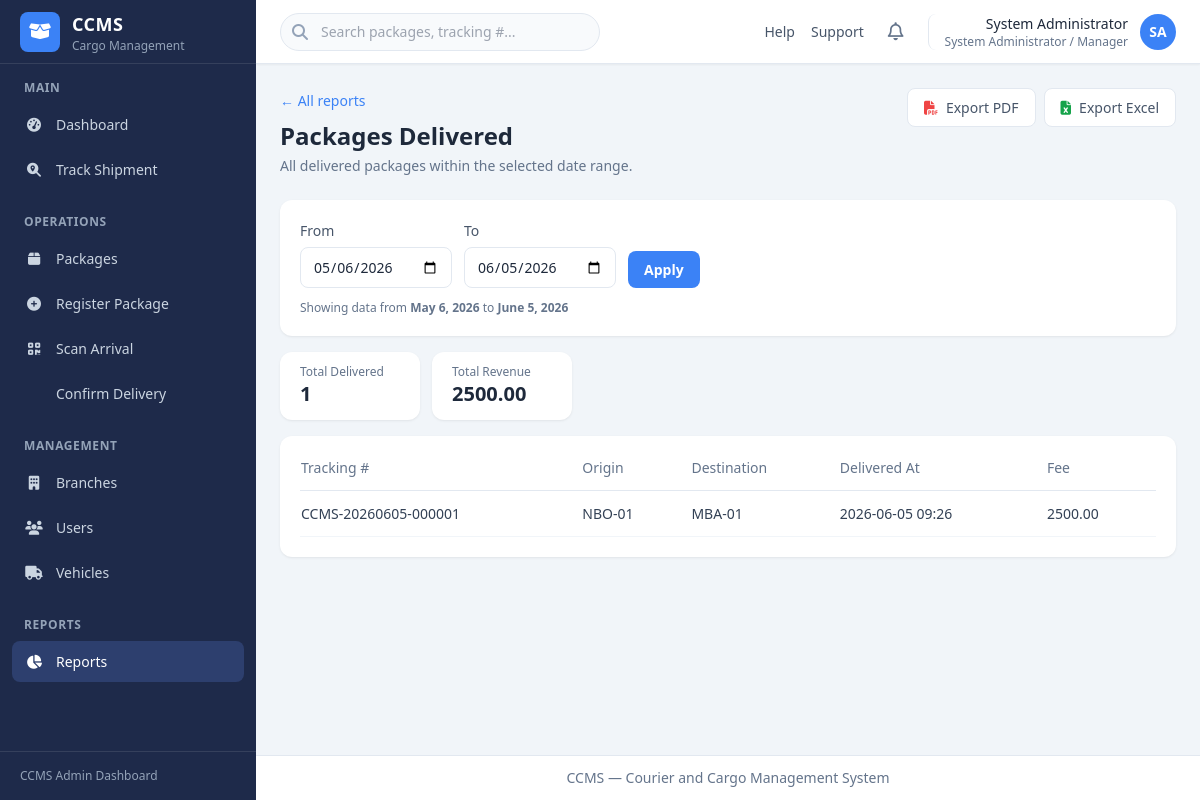
/reports/packages_delivered/ (signed in), run on the app's committed database.
### account/models.py (models this page shows, shortened)
class User(AbstractUser):
    full_name = models.CharField(max_length=255)
    phone_number = models.CharField(max_length=20, blank=True)
    role = models.CharField(
        max_length=20,
        choices=UserRole.choices,
        default=UserRole.BRANCH_OFFICER,
    )
    status = models.CharField(
        max_length=20,
        choices=UserStatus.choices,
        default=UserStatus.ACTIVE,
    )
    branch = models.ForeignKey(
        'ccms_app.Branch',
        on_delete=models.SET_NULL,
        null=True,
        blank=True,
        related_name='staff',
    )
    class Meta:
        ordering = ['full_name']
    @property
    def is_admin_manager(self):
        return self.role == UserRole.ADMIN_MANAGER
    @property
    def role_label(self):
        return self.get_role_display()
    def get_initials(self):
        parts = self.full_name.strip().split()
        if len(parts) >= 2:
            return (parts[0][0] + parts[-1][0]).upper()
        if parts:
            return parts[0][0].upper()
        return self.username[:1].upper()

### ccms_app/models.py (models this page shows, shortened)
class Package(models.Model):
    tracking_number = models.CharField(max_length=30, unique=True, editable=False)
    sender_full_name = models.CharField(max_length=255)
    sender_id_number = models.CharField(max_length=50)
    sender_phone = models.CharField(max_length=20)
    receiver_full_name = models.CharField(max_length=255)
    receiver_id_number = models.CharField(max_length=50)
    receiver_phone = models.CharField(max_length=20)
    package_type = models.CharField(max_length=20, choices=PackageType.choices)
    description = models.TextField(blank=True)
    quantity = models.PositiveIntegerField(default=1)
    weight = models.DecimalField(max_digits=10, decimal_places=2)
    origin_branch = models.ForeignKey(
        Branch,
        on_delete=models.PROTECT,
        related_name='outgoing_packages',
    )
    destination_branch = models.ForeignKey(
        Branch,
        on_delete=models.PROTECT,
        related_name='incoming_packages',
    )
    assigned_vehicle = models.ForeignKey(
        Vehicle,
        on_delete=models.SET_NULL,
        null=True,
        blank=True,
        related_name='shipments',
    )
    transport_fee = models.DecimalField(max_digits=12, decimal_places=2)
    status = models.CharField(
        max_length=30,
        choices=PackageStatus.choices,
        default=PackageStatus.REGISTERED,
    )
    registered_by = models.ForeignKey(
        settings.AUTH_USER_MODEL,
        on_delete=models.PROTECT,
        related_name='registered_packages',
    )
    registered_at = models.DateTimeField(auto_now_add=True)
    received_by = models.ForeignKey(
        settings.AUTH_USER_MODEL,
        on_delete=models.SET_NULL,
        null=True,
        blank=True,
        related_name='received_packages',
    )
    received_at_branch = models.ForeignKey(
        Branch,
        on_delete=models.SET_NULL,
        null=True,
        blank=True,
        related_name='received_packages',
    )
    arrived_at = models.DateTimeField(null=True, blank=True)
    delivered_by = models.ForeignKey(
        settings.AUTH_USER_MODEL,
        on_delete=models.SET_NULL,
        null=True,
        blank=True,
        related_name='delivered_packages',
    )
    delivered_at = models.DateTimeField(null=True, blank=True)
    delivery_receiver_id_number = models.CharField(max_length=50, blank=True)
    created_at = models.DateTimeField(auto_now_add=True)
    updated_at = models.DateTimeField(auto_now=True)
    class Meta:
        ordering = ['-registered_at']

class Branch(models.Model):
    name = models.CharField(max_length=255)
    code = models.CharField(max_length=20, unique=True)
    location = models.CharField(max_length=255)
    contact_number = models.CharField(max_length=20)
    is_active = models.BooleanField(default=True)
    created_at = models.DateTimeField(auto_now_add=True)
    updated_at = models.DateTimeField(auto_now=True)
    class Meta:
        ordering = ['name']
        verbose_name_plural = 'branches'

### ccms_app/views_reports.py (the view)
# urls.py: path('reports/<slug:slug>/', views_reports.report_view, name='report_view'),
@admin_required
def report_view(request, slug):
    if slug not in REPORT_DEFINITIONS:
        messages.error(request, 'Report not found.')
        return redirect('ccms_app:reports_hub')
    date_from = _parse_date_param(request.GET.get('date_from'))
    date_to = _parse_date_param(request.GET.get('date_to'))
    report_data = generate_report(slug, date_from=date_from, date_to=date_to)
    return render(request, 'ccms_app/reports/view.html', {
        'active_nav': 'reports',
        'report': report_data,
        'date_from': report_data['date_from'].isoformat(),
        'date_to': report_data['date_to'].isoformat(),
    })

### ccms_app/report_services.py (called while the page is built)
def _parse_dates(date_from, date_to):
    today = timezone.localdate()
    start = date_from or (today - timedelta(days=30))
    end = date_to or today
    return start, end

def _packages_delivered(date_from, date_to):
    start, end = _parse_dates(date_from, date_to)
    qs = Package.objects.filter(
        status=PackageStatus.DELIVERED,
        delivered_at__date__gte=start,
        delivered_at__date__lte=end,
    ).select_related('origin_branch', 'destination_branch')
    rows = [
        [
            p.tracking_number,
            p.origin_branch.code,
            p.destination_branch.code,
            p.delivered_at.strftime('%Y-%m-%d %H:%M') if p.delivered_at else '',
            f'{p.transport_fee:.2f}',
        ]
        for p in qs
    ]
    total = qs.aggregate(total=Sum('transport_fee'))['total'] or 0
    return (
        ['Tracking #', 'Origin', 'Destination', 'Delivered At', 'Fee'],
        rows,
        {'Total Delivered': len(rows), 'Total Revenue': f'{total:.2f}'},
    )

### ccms_app/views_reports.py (called while the page is built)
def _parse_date_param(value):
    if not value:
        return None
    try:
        from datetime import datetime
        return datetime.strptime(value, '%Y-%m-%d').date()
    except ValueError:
        return None

### templates/ccms_app/reports/view.html (shortened to what this page needs)
{% extends "base.html" %}
{% block page_header %}
<div class="mb-6 flex flex-col gap-4 lg:flex-row lg:items-start lg:justify-between">
    <div>
        <a href="{% url 'ccms_app:reports_hub' %}" class="text-sm font-medium text-brand hover:text-brand-dark">&larr; All reports</a>
        <h1 class="mt-2 text-2xl font-bold text-slate-800">{{ report.title }}</h1>
        <p class="mt-1 text-sm text-slate-500">{{ report.description }}</p>
    </div>
    <div class="flex flex-wrap gap-2">
        <a href="{% url 'ccms_app:report_export' report.slug 'pdf' %}?date_from={{ date_from }}&date_to={{ date_to }}"
           class="btn-secondary">
            <i class="fa-solid fa-file-pdf text-red-500"></i> Export PDF
        </a>
        <a href="{% url 'ccms_app:report_export' report.slug 'excel' %}?date_from={{ date_from }}&date_to={{ date_to }}"
           class="btn-secondary">
            <i class="fa-solid fa-file-excel text-green-600"></i> Export Excel
        </a>
    </div>
</div>
{% endblock %}
{% block content %}
<div class="dashboard-card mb-4">
    <form method="get" class="flex flex-col gap-3 sm:flex-row sm:items-end">
        <div>
            <label class="form-label">From</label>
            <input type="date" name="date_from" value="{{ date_from }}" class="form-input">
        </div>
        <div>
            <label class="form-label">To</label>
            <input type="date" name="date_to" value="{{ date_to }}" class="form-input">
        </div>
        <button type="submit" class="btn-primary">Apply</button>
    </form>
    <p class="mt-3 text-xs text-slate-500">
        Showing data from <strong>{{ report.date_from }}</strong> to <strong>{{ report.date_to }}</strong>
    </p>
</div>
{% if report.summary %}
<div class="mb-4 flex flex-wrap gap-3">
    {% for key, value in report.summary.items %}
    <div class="dashboard-card min-w-[140px] py-3">
        <p class="text-xs text-slate-500">{{ key }}</p>
        <p class="text-xl font-bold text-slate-800">{{ value }}</p>
    </div>
    {% endfor %}
</div>
{% endif %}
<div class="dashboard-card overflow-x-auto">
    <table class="data-table">
        <thead>
            <tr>
                {% for header in report.headers %}
                <th>{{ header }}</th>
                {% endfor %}
            </tr>
        </thead>
        <tbody>
            {% for row in report.rows %}
            <tr>
                {% for cell in row %}
                <td>{{ cell }}</td>
                {% endfor %}
            </tr>
            {% empty %}
            <tr>
                <td colspan="{{ report.headers|length }}" class="py-8 text-center text-slate-400">
                    No data for the selected period.
                </td>
            </tr>
            {% endfor %}
        </tbody>
    </table>
</div>
{% endblock %}

### templates/includes/header.html (shortened to what this page needs)
<header class="sticky top-0 z-20 flex h-16 items-center justify-between border-b border-slate-200 bg-white px-4 shadow-sm md:px-6">
    <div class="flex items-center gap-4">
        <div class="relative hidden sm:block">
            <i class="fa-solid fa-search absolute left-3 top-1/2 -translate-y-1/2 text-slate-400"></i>
            <input type="search" placeholder="Search packages, tracking #..."
                   class="w-64 rounded-full border border-slate-200 bg-slate-50 py-2 pl-10 pr-4 text-sm focus:border-brand focus:outline-none focus:ring-1 focus:ring-brand md:w-80">
        </div>
    </div>
    <div class="flex items-center gap-2 md:gap-4">
        <nav class="hidden items-center gap-4 text-sm text-slate-600 md:flex">
            <a href="#" class="hover:text-brand">Help</a>
            <a href="#" class="hover:text-brand">Support</a>
        </nav>
        <button type="button" class="rounded-lg p-2 text-slate-500 hover:bg-slate-100" title="Notifications">
            <i class="fa-regular fa-bell text-lg"></i>
        </button>
        <div class="relative" id="user-menu-wrapper">
            <button type="button" id="user-menu-toggle"
                    class="flex items-center gap-3 rounded-lg border-l border-slate-200 pl-3 hover:bg-slate-50 md:pl-4">
                <div class="hidden text-right sm:block">
                    <p class="text-sm font-medium text-slate-800">{{ user.full_name }}</p>
                    <p class="text-xs text-slate-500">{{ user.role_label }}</p>
                </div>
                <div class="flex h-9 w-9 items-center justify-center rounded-full bg-brand text-sm font-semibold text-white">
                    {{ user.get_initials }}
                </div>
            </button>
        </div>
    </div>
</header>

### static/css/dashboard.css (style rules this page uses)
.dashboard-card { background-color: #ffffff; border-radius: 0.75rem; padding: 1.25rem; box-shadow: 0 1px 3px 0 rgb(0 0 0 / 0.06), 0 1px 2px -1px rgb(0 0 0 / 0.06); }
.form-label { display: block; margin-bottom: 0.375rem; font-size: 0.875rem; font-weight: 500; color: #475569; }
.form-input { display: block; width: 100%; border-radius: 0.5rem; border: 1px solid #e2e8f0; background-color: #ffffff; padding: 0.5rem 0.75rem; font-size: 0.875rem; color: #1e293b; transition: border-color 0.15s, box-shadow 0.15s; }
.btn-primary { display: inline-flex; align-items: center; gap: 0.5rem; border-radius: 0.5rem; background-color: #3b82f6; padding: 0.5rem 1rem; font-size: 0.875rem; font-weight: 600; color: #ffffff; transition: background-color 0.15s; }
.btn-secondary { display: inline-flex; align-items: center; gap: 0.5rem; border-radius: 0.5rem; border: 1px solid #e2e8f0; background-color: #ffffff; padding: 0.5rem 1rem; font-size: 0.875rem; font-weight: 500; color: #475569; transition: background-color 0.15s; }
.data-table { width: 100%; text-align: left; font-size: 0.875rem; }
.data-table thead tr { border-bottom: 1px solid #e2e8f0; color: #64748b; }
.data-table th { padding-bottom: 0.75rem; padding-right: 1rem; font-weight: 500; }
.data-table tbody tr { border-bottom: 1px solid #f1f5f9; color: #334155; }
.data-table td { padding-top: 0.75rem; padding-bottom: 0.75rem; padding-right: 1rem; }

### data on the page
User: full_name "System Administrator", role_label "System Administrator / Manager", get_initials "SA"
Package: row "CCMS-20260605-000001"
Branch: row "NBO-01"
Branch: row "MBA-01"

### other printed values
{{ report.title }} "Packages Delivered"
{{ report.description }} "All delivered packages within the selected date range."
{{ report.date_from }} "May 6, 2026"
{{ report.date_to }} "June 5, 2026"
{{ key }} "Total Delivered" "Total Revenue"
{{ value }} "1" "2500.00"
{{ header }} "Tracking #" "Origin" "Destination" "Delivered At" "Fee"
{{ cell }} "2026-06-05 09:26" "2500.00"
